Frame 1 (no input): blank canvas, image omitted
Frame 60 (the mouse pressed at the canvas centre just before this capture): blank canvas, image omitted
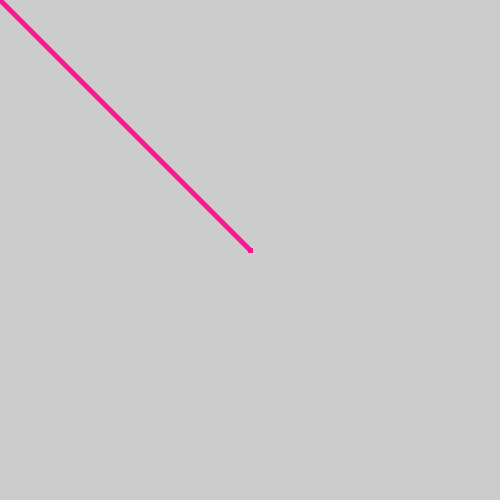
Frame 120 (the mouse held since frame 60 and released just before this capture)

The Processing sketch whose frames 1 and 60 were blank and that drew this single picture after the mouse press (run headless with seeded random() and noise(); from frame 60 on, the mouse is pressed at the canvas centre):

// Processing sketch: G_drawing_randomColor
// ── G_drawing_randomColor.pde
void setup(){
  size(500,500);
}

void draw(){
  strokeWeight(5);
  stroke(255,20,150);
  
  if(keyPressed){
    stroke(random(255),random(255),random(255));
  }
  
  if(mousePressed){
    line(mouseX,mouseY,pmouseX,pmouseY);
  }
}
